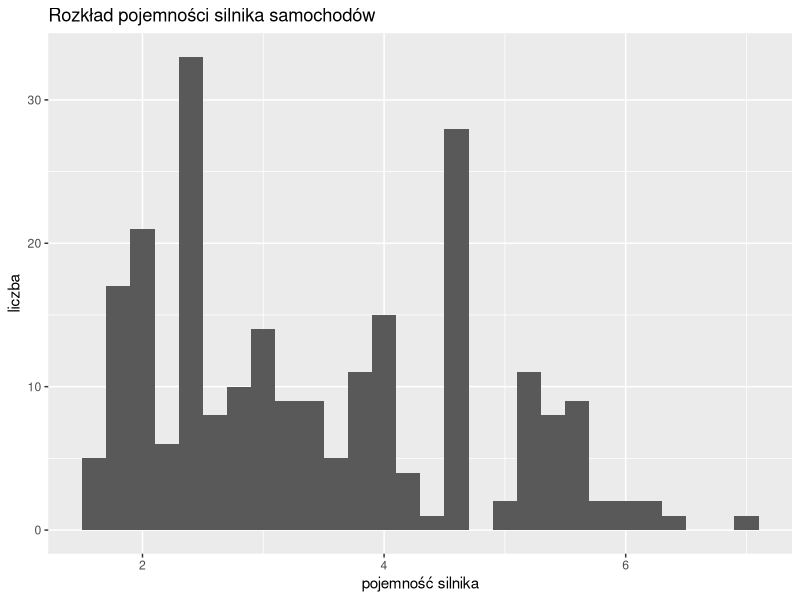

The R source for this figure:
## ---- chunk 1
library(ggplot2)

ggplot(data = mpg) + 
  geom_histogram(mapping = aes(displ), binwidth = 0.2 ) +
  labs(title = "Rozkład pojemności silnika samochodów", x = "pojemność silnika", y = "liczba")

library(tidyverse)
diamonds %>% filter(cut == "Very Good")
